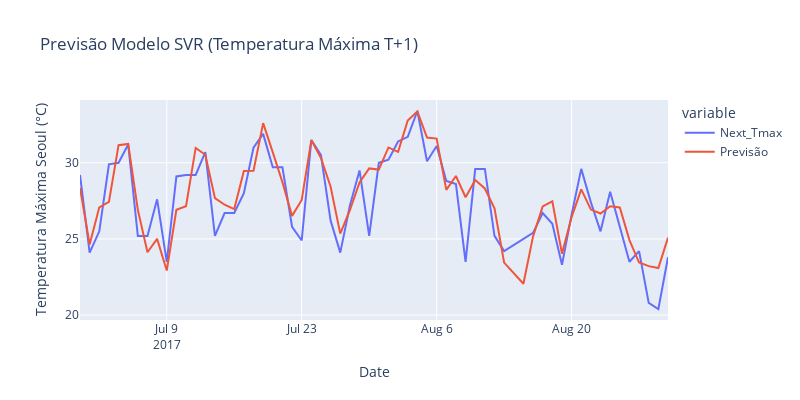

Source (notebook cell):
### Code cell
fig = px.line(forecast_results, x='Date', y=['Next_Tmax','Previsão'],labels={'value':"Temperatura Máxima Seoul (°C)"},title='Previsão Modelo SVR (Temperatura Máxima T+1)',width=800, height=400)
fig.show()
